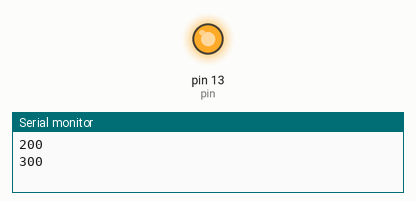
A sketch run on a simulated Arduino Uno, built with avr-gcc and run on an emulated ATmega328P. Shown: output pins drawn as LEDs (lit = HIGH), the last lines printed to the serial monitor.

Above: at 0.75 s.
At 2.7 s:
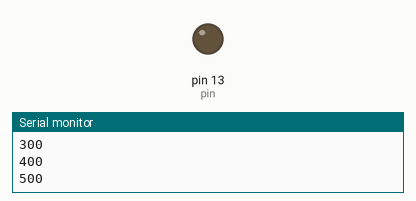
Timing chart, 0 to 6.5 s (numbered marks = the images above):
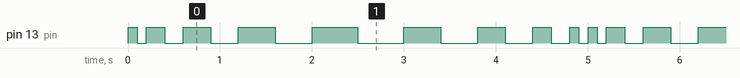

The sketch:

part2.ino
```cpp
const int pin = 13;
void setup() {
  // put your setup code here, to run once:
  Serial.begin(9600);
  pinMode(pin, OUTPUT);
}

void loop() {
  // put your main code here, to run repeatedly:
  static int timeInterval = 100;
  digitalWrite(pin, HIGH);
  delay(timeInterval);
  digitalWrite(pin, LOW);
  delay(timeInterval);
  static int dir = 1;
  dir = changeDir(dir, timeInterval);
  timeInterval+=dir*100;
  Serial.println(timeInterval);
}
int changeDir(int dir, int timeInterval)
{
  if((timeInterval==0)||(timeInterval==500))
  {
    if(dir>0)
    dir=-1;
    else
    dir=1;
  }
  return(dir);
}
```

Measured:
- by itself, pin 13 (pin): repeats every 5.0 s: LOW 0.10 s, HIGH 0.20 s, LOW 0.20 s, HIGH 0.30 s, LOW 0.30 s, HIGH 0.40 s, LOW 0.40 s, HIGH 0.50 s, LOW 0.50 s, HIGH 0.40 s, LOW 0.40 s, HIGH 0.30 s, LOW 0.30 s, HIGH 0.20 s, LOW 0.20 s, HIGH 0.10 s, LOW 0.10 s, HIGH 0.10 s
- by itself, everything shown: repeats every 5.0 s, in 18 steps
